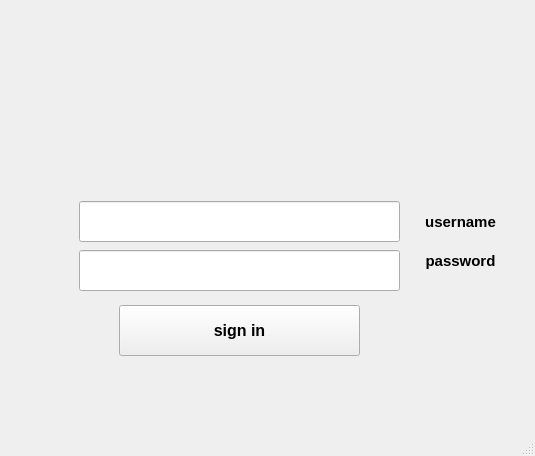
<?xml version="1.0" encoding="UTF-8"?>
<ui version="4.0">
 <class>Login_Window</class>
 <widget class="QMainWindow" name="Login_Window">
  <property name="geometry">
   <rect>
    <x>0</x>
    <y>0</y>
    <width>535</width>
    <height>456</height>
   </rect>
  </property>
  <property name="windowTitle">
   <string>MainWindow</string>
  </property>
  <property name="styleSheet">
   <string notr="true">QToolTip {
    border: 1px solid #76797C;
    background-color: #5A7566;
    color: white;
    padding: 0px;                /*remove padding, for fix combobox tooltip.*/
    opacity: 200;
}

QWidget {
    color: #eff0f1;
    background-color: #31363b;
    selection-background-color: #3daee9;
    selection-color: #eff0f1;
    background-clip: border;
    border-image: none;
    border: 0px transparent black;
    outline: 0;
}

QWidget:item:hover {
    background-color: #18465d;
    color: #eff0f1;
}

QWidget:item:selected {
    background-color: #18465d;
}

QCheckBox {
    spacing: 5px;
    outline: none;
    color: #eff0f1;
    margin-bottom: 2px;
}

QCheckBox:disabled {
    color: #76797C;
}

QCheckBox::indicator,
QGroupBox::indicator {
    width: 18px;
    height: 18px;
}

QGroupBox::indicator {
    margin-left: 2px;
}

QCheckBox::indicator:unchecked,
QGroupBox::indicator:unchecked {
    image: url(:/qss_icons/rc/checkbox_unchecked.png);
}

QCheckBox::indicator:unchecked:hover,
QCheckBox::indicator:unchecked:focus,
QCheckBox::indicator:unchecked:pressed,
QGroupBox::indicator:unchecked:hover,
QGroupBox::indicator:unchecked:focus,
QGroupBox::indicator:unchecked:pressed {
    border: none;
    image: url(:/qss_icons/rc/checkbox_unchecked_focus.png);
}

QCheckBox::indicator:checked,
QGroupBox::indicator:checked {
    image: url(:/qss_icons/rc/checkbox_checked.png);
}

QCheckBox::indicator:checked:hover,
QCheckBox::indicator:checked:focus,
QCheckBox::indicator:checked:pressed,
QGroupBox::indicator:checked:hover,
QGroupBox::indicator:checked:focus,
QGroupBox::indicator:checked:pressed {
    border: none;
    image: url(:/qss_icons/rc/checkbox_checked_focus.png);
}

QCheckBox::indicator:indeterminate {
    image: url(:/qss_icons/rc/checkbox_indeterminate.png);
}

QCheckBox::indicator:indeterminate:focus,
QCheckBox::indicator:indeterminate:hover,
QCheckBox::indicator:indeterminate:pressed {
    image: url(:/qss_icons/rc/checkbox_indeterminate_focus.png);
}

QCheckBox::indicator:checked:disabled,
QGroupBox::indicator:checked:disabled {
    image: url(:/qss_icons/rc/checkbox_checked_disabled.png);
}

QCheckBox::indicator:unchecked:disabled,
QGroupBox::indicator:unchecked:disabled {
    image: url(:/qss_icons/rc/checkbox_unchecked_disabled.png);
}

QRadioButton {
    spacing: 5px;
    outline: none;
    color: White;
    margin-bottom: 2px;
}

QRadioButton:disabled {
    color: #76797C;
}

QRadioButton::indicator {
    width: 21px;
    height: 21px;
}

QRadioButton::indicator:unchecked {
    image: url(:/qss_icons/rc/radio_unchecked.png);
}

QRadioButton::indicator:unchecked:hover,
QRadioButton::indicator:unchecked:focus,
QRadioButton::indicator:unchecked:pressed {
    border: none;
    outline: none;
    image: url(:/qss_icons/rc/radio_unchecked_focus.png);
}

QRadioButton::indicator:checked {
    border: none;
    outline: none;
    image: url(:/qss_icons/rc/radio_checked.png);
}

QRadioButton::indicator:checked:hover,
QRadioButton::indicator:checked:focus,
QRadioButton::indicator:checked:pressed {
    border: none;
    outline: none;
    image: url(:/qss_icons/rc/radio_checked_focus.png);
}

QRadioButton::indicator:checked:disabled {
    outline: none;
    image: url(:/qss_icons/rc/radio_checked_disabled.png);
}

QRadioButton::indicator:unchecked:disabled {
    image: url(:/qss_icons/rc/radio_unchecked_disabled.png);
}

QMenuBar {
    background-color: #31363b;
    color: #eff0f1;
}

QMenuBar::item {
    background: transparent;
}

QMenuBar::item:selected {
    background: transparent;
    border: 1px solid #76797C;
}

QMenuBar::item:pressed {
    border: 1px solid #76797C;
    background-color: #3daee9;
    color: #eff0f1;
    margin-bottom: -1px;
    padding-bottom: 1px;
}

QMenu {
    border: 1px solid #76797C;
    color: #eff0f1;
    margin: 2px;
}

QMenu::icon {
    margin: 5px;
}

QMenu::item {
    padding: 5px 30px 5px 30px;
    border: 1px solid transparent;
    /* reserve space for selection border */
}

QMenu::item:selected {
    color: #eff0f1;
}

QMenu::separator {
    height: 2px;
    background: lightblue;
    margin-left: 10px;
    margin-right: 5px;
}

QMenu::indicator {
    width: 18px;
    height: 18px;
}


/* non-exclusive indicator = check box style indicator
   (see QActionGroup::setExclusive) */

QMenu::indicator:non-exclusive:unchecked {
    image: url(:/qss_icons/rc/checkbox_unchecked.png);
}

QMenu::indicator:non-exclusive:unchecked:selected {
    image: url(:/qss_icons/rc/checkbox_unchecked_disabled.png);
}

QMenu::indicator:non-exclusive:checked {
    image: url(:/qss_icons/rc/checkbox_checked.png);
}

QMenu::indicator:non-exclusive:checked:selected {
    image: url(:/qss_icons/rc/checkbox_checked_disabled.png);
}


/* exclusive indicator = radio button style indicator (see QActionGroup::setExclusive) */

QMenu::indicator:exclusive:unchecked {
    image: url(:/qss_icons/rc/radio_unchecked.png);
}

QMenu::indicator:exclusive:unchecked:selected {
    image: url(:/qss_icons/rc/radio_unchecked_disabled.png);
}

QMenu::indicator:exclusive:checked {
    image: url(:/qss_icons/rc/radio_checked.png);
}

QMenu::indicator:exclusive:checked:selected {
    image: url(:/qss_icons/rc/radio_checked_disabled.png);
}

QMenu::right-arrow {
    margin: 5px;
    image: url(:/qss_icons/rc/right_arrow.png)
}

QWidget:disabled {
    color: #454545;
    background-color: #31363b;
}

QAbstractItemView {
    alternate-background-color: #31363b;
    color: #eff0f1;
    border: 1px solid #3A3939;
    border-radius: 2px;
}

QWidget:focus,
QMenuBar:focus {
    border: 1px solid #3daee9;
}

QTabWidget:focus,
QCheckBox:focus,
QRadioButton:focus,
QSlider:focus {
    border: none;
}

QLineEdit {
    background-color: #232629;
    padding: 5px;
    border-style: solid;
    border: 1px solid #76797C;
    border-radius: 2px;
    color: #eff0f1;
}

QAbstractItemView QLineEdit {
    padding: 0;
}

QGroupBox {
    border: 1px solid #76797C;
    border-radius: 2px;
    margin-top: 20px;
}

QGroupBox::title {
    subcontrol-origin: margin;
    subcontrol-position: top center;
    padding-left: 10px;
    padding-right: 10px;
    padding-top: 10px;
}

QAbstractScrollArea {
    border-radius: 2px;
    border: 1px solid #76797C;
    background-color: transparent;
}

QScrollBar:horizontal {
    height: 15px;
    margin: 3px 15px 3px 15px;
    border: 1px transparent #2A2929;
    border-radius: 4px;
    background-color: #2A2929;
}

QScrollBar::handle:horizontal {
    background-color: #605F5F;
    min-width: 5px;
    border-radius: 4px;
}

QScrollBar::add-line:horizontal {
    margin: 0px 3px 0px 3px;
    border-image: url(:/qss_icons/rc/right_arrow_disabled.png);
    width: 10px;
    height: 10px;
    subcontrol-position: right;
    subcontrol-origin: margin;
}

QScrollBar::sub-line:horizontal {
    margin: 0px 3px 0px 3px;
    border-image: url(:/qss_icons/rc/left_arrow_disabled.png);
    height: 10px;
    width: 10px;
    subcontrol-position: left;
    subcontrol-origin: margin;
}

QScrollBar::add-line:horizontal:hover,
QScrollBar::add-line:horizontal:on {
    border-image: url(:/qss_icons/rc/right_arrow.png);
    height: 10px;
    width: 10px;
    subcontrol-position: right;
    subcontrol-origin: margin;
}

QScrollBar::sub-line:horizontal:hover,
QScrollBar::sub-line:horizontal:on {
    border-image: url(:/qss_icons/rc/left_arrow.png);
    height: 10px;
    width: 10px;
    subcontrol-position: left;
    subcontrol-origin: margin;
}

QScrollBar::up-arrow:horizontal,
QScrollBar::down-arrow:horizontal {
    background: none;
}

QScrollBar::add-page:horizontal,
QScrollBar::sub-page:horizontal {
    background: none;
}

QScrollBar:vertical {
    background-color: #2A2929;
    width: 15px;
    margin: 15px 3px 15px 3px;
    border: 1px transparent #2A2929;
    border-radius: 4px;
}

QScrollBar::handle:vertical {
    background-color: #605F5F;
    min-height: 5px;
    border-radius: 4px;
}

QScrollBar::sub-line:vertical {
    margin: 3px 0px 3px 0px;
    border-image: url(:/qss_icons/rc/up_arrow_disabled.png);
    height: 10px;
    width: 10px;
    subcontrol-position: top;
    subcontrol-origin: margin;
}

QScrollBar::add-line:vertical {
    margin: 3px 0px 3px 0px;
    border-image: url(:/qss_icons/rc/down_arrow_disabled.png);
    height: 10px;
    width: 10px;
    subcontrol-position: bottom;
    subcontrol-origin: margin;
}

QScrollBar::sub-line:vertical:hover,
QScrollBar::sub-line:vertical:on {
    border-image: url(:/qss_icons/rc/up_arrow.png);
    height: 10px;
    width: 10px;
    subcontrol-position: top;
    subcontrol-origin: margin;
}

QScrollBar::add-line:vertical:hover,
QScrollBar::add-line:vertical:on {
    border-image: url(:/qss_icons/rc/down_arrow.png);
    height: 10px;
    width: 10px;
    subcontrol-position: bottom;
    subcontrol-origin: margin;
}

QScrollBar::up-arrow:vertical,
QScrollBar::down-arrow:vertical {
    background: none;
}

QScrollBar::add-page:vertical,
QScrollBar::sub-page:vertical {
    background: none;
}

QTextEdit {
    background-color: #232629;
    color: #eff0f1;
    border: 1px solid #76797C;
}

QPlainTextEdit {
    background-color: #232629;
    ;
    color: #eff0f1;
    border-radius: 2px;
    border: 1px solid #76797C;
}

QHeaderView::section {
    background-color: #76797C;
    color: #eff0f1;
    padding: 5px;
    border: 1px solid #76797C;
}

QSizeGrip {
    image: url(:/qss_icons/rc/sizegrip.png);
    width: 12px;
    height: 12px;
}

QMainWindow::separator {
    background-color: #31363b;
    color: white;
    padding-left: 4px;
    spacing: 2px;
    border: 1px dashed #76797C;
}

QMainWindow::separator:hover {
    background-color: #787876;
    color: white;
    padding-left: 4px;
    border: 1px solid #76797C;
    spacing: 2px;
}

QMenu::separator {
    height: 1px;
    background-color: #76797C;
    color: white;
    padding-left: 4px;
    margin-left: 10px;
    margin-right: 5px;
}

QFrame {
    border-radius: 2px;
    border: 1px solid #76797C;
}

QFrame[frameShape=&quot;0&quot;] {
    border-radius: 2px;
    border: 1px transparent #76797C;
}

QStackedWidget {
    border: 1px transparent black;
}

QToolBar {
    border: 1px transparent #393838;
    background: 1px solid #31363b;
    font-weight: bold;
}

QToolBar::handle:horizontal {
    image: url(:/qss_icons/rc/Hmovetoolbar.png);
}

QToolBar::handle:vertical {
    image: url(:/qss_icons/rc/Vmovetoolbar.png);
}

QToolBar::separator:horizontal {
    image: url(:/qss_icons/rc/Hsepartoolbar.png);
}

QToolBar::separator:vertical {
    image: url(:/qss_icons/rc/Vsepartoolbar.png);
}

QToolButton#qt_toolbar_ext_button {
    background: #58595a
}

QPushButton {
    color: #eff0f1;
    background-color: #31363b;
    border-width: 1px;
    border-color: #76797C;
    border-style: solid;
    padding: 5px;
    border-radius: 2px;
    outline: none;
}

QPushButton:disabled {
    background-color: #31363b;
    border-width: 1px;
    border-color: #454545;
    border-style: solid;
    padding-top: 5px;
    padding-bottom: 5px;
    padding-left: 10px;
    padding-right: 10px;
    border-radius: 2px;
    color: #454545;
}

QPushButton:focus {
    background-color: #3daee9;
    color: white;
}

QPushButton:pressed {
    background-color: #3daee9;
    padding-top: -15px;
    padding-bottom: -17px;
}

QComboBox {
    selection-background-color: #3daee9;
    border-style: solid;
    border: 1px solid #76797C;
    border-radius: 2px;
    padding: 5px;
    min-width: 75px;
}

QPushButton:checked {
    background-color: #76797C;
    border-color: #6A6969;
}

QComboBox:hover,
QPushButton:hover,
QAbstractSpinBox:hover,
QLineEdit:hover,
QTextEdit:hover,
QPlainTextEdit:hover,
QAbstractView:hover,
QTreeView:hover {
    border: 1px solid #3daee9;
    color: #eff0f1;
}

QComboBox:on {
    padding-top: 3px;
    padding-left: 4px;
    selection-background-color: #4a4a4a;
}

QComboBox QAbstractItemView {
    background-color: #232629;
    border-radius: 2px;
    border: 1px solid #76797C;
    selection-background-color: #18465d;
}

QComboBox::drop-down {
    subcontrol-origin: padding;
    subcontrol-position: top right;
    width: 15px;
    border-left-width: 0px;
    border-left-color: darkgray;
    border-left-style: solid;
    border-top-right-radius: 3px;
    border-bottom-right-radius: 3px;
}

QComboBox::down-arrow {
    image: url(:/qss_icons/rc/down_arrow_disabled.png);
}

QComboBox::down-arrow:on,
QComboBox::down-arrow:hover,
QComboBox::down-arrow:focus {
    image: url(:/qss_icons/rc/down_arrow.png);
}

QAbstractSpinBox {
    padding: 5px;
    border: 1px solid #76797C;
    background-color: #232629;
    color: #eff0f1;
    border-radius: 2px;
    min-width: 75px;
}

QAbstractSpinBox:up-button {
    background-color: transparent;
    subcontrol-origin: border;
    subcontrol-position: center right;
}

QAbstractSpinBox:down-button {
    background-color: transparent;
    subcontrol-origin: border;
    subcontrol-position: center left;
}

QAbstractSpinBox::up-arrow,
QAbstractSpinBox::up-arrow:disabled,
QAbstractSpinBox::up-arrow:off {
    image: url(:/qss_icons/rc/up_arrow_disabled.png);
    width: 10px;
    height: 10px;
}

QAbstractSpinBox::up-arrow:hover {
    image: url(:/qss_icons/rc/up_arrow.png);
}

QAbstractSpinBox::down-arrow,
QAbstractSpinBox::down-arrow:disabled,
QAbstractSpinBox::down-arrow:off {
    image: url(:/qss_icons/rc/down_arrow_disabled.png);
    width: 10px;
    height: 10px;
}

QAbstractSpinBox::down-arrow:hover {
    image: url(:/qss_icons/rc/down_arrow.png);
}

QLabel {
    border: 0px solid black;
}

QTabWidget {
    border: 0px transparent black;
}

QTabWidget::pane {
    border: 1px solid #76797C;
    padding: 5px;
    margin: 0px;
}

QTabWidget::tab-bar {
    /* left: 5px; move to the right by 5px */
}

QTabBar {
    qproperty-drawBase: 0;
    border-radius: 3px;
}

QTabBar:focus {
    border: 0px transparent black;
}

QTabBar::close-button {
    image: url(:/qss_icons/rc/close.png);
    background: transparent;
}

QTabBar::close-button:hover {
    image: url(:/qss_icons/rc/close-hover.png);
    background: transparent;
}

QTabBar::close-button:pressed {
    image: url(:/qss_icons/rc/close-pressed.png);
    background: transparent;
}


/* TOP TABS */

QTabBar::tab:top {
    color: #eff0f1;
    border: 1px solid #76797C;
    border-bottom: 1px transparent black;
    background-color: #31363b;
    padding: 5px;
    min-width: 50px;
    border-top-left-radius: 2px;
    border-top-right-radius: 2px;
}

QTabBar::tab:top:selected {
    color: #eff0f1;
    background-color: #54575B;
    border: 1px solid #76797C;
    border-bottom: 2px solid #3daee9;
    border-top-left-radius: 2px;
    border-top-right-radius: 2px;
}

QTabBar::tab:top:!selected:hover {
    background-color: #3daee9;
}


/* BOTTOM TABS */

QTabBar::tab:bottom {
    color: #eff0f1;
    border: 1px solid #76797C;
    border-top: 1px transparent black;
    background-color: #31363b;
    padding: 5px;
    border-bottom-left-radius: 2px;
    border-bottom-right-radius: 2px;
    min-width: 50px;
}

QTabBar::tab:bottom:selected {
    color: #eff0f1;
    background-color: #54575B;
    border: 1px solid #76797C;
    border-top: 2px solid #3daee9;
    border-bottom-left-radius: 2px;
    border-bottom-right-radius: 2px;
}

QTabBar::tab:bottom:!selected:hover {
    background-color: #3daee9;
}


/* LEFT TABS */

QTabBar::tab:left {
    color: #eff0f1;
    border: 1px solid #76797C;
    border-left: 1px transparent black;
    background-color: #31363b;
    padding: 5px;
    border-top-right-radius: 2px;
    border-bottom-right-radius: 2px;
    min-height: 50px;
}

QTabBar::tab:left:selected {
    color: #eff0f1;
    background-color: #54575B;
    border: 1px solid #76797C;
    border-left: 2px solid #3daee9;
    border-top-right-radius: 2px;
    border-bottom-right-radius: 2px;
}

QTabBar::tab:left:!selected:hover {
    background-color: #3daee9;
}


/* RIGHT TABS */

QTabBar::tab:right {
    color: #eff0f1;
    border: 1px solid #76797C;
    border-right: 1px transparent black;
    background-color: #31363b;
    padding: 5px;
    border-top-left-radius: 2px;
    border-bottom-left-radius: 2px;
    min-height: 50px;
}

QTabBar::tab:right:selected {
    color: #eff0f1;
    background-color: #54575B;
    border: 1px solid #76797C;
    border-right: 2px solid #3daee9;
    border-top-left-radius: 2px;
    border-bottom-left-radius: 2px;
}

QTabBar::tab:right:!selected:hover {
    background-color: #3daee9;
}

QTabBar QToolButton::right-arrow:enabled {
    image: url(:/qss_icons/rc/right_arrow.png);
}

QTabBar QToolButton::left-arrow:enabled {
    image: url(:/qss_icons/rc/left_arrow.png);
}

QTabBar QToolButton::right-arrow:disabled {
    image: url(:/qss_icons/rc/right_arrow_disabled.png);
}

QTabBar QToolButton::left-arrow:disabled {
    image: url(:/qss_icons/rc/left_arrow_disabled.png);
}

QDockWidget {
    background: #31363b;
    border: 1px solid #403F3F;
    titlebar-close-icon: url(:/qss_icons/rc/close.png);
    titlebar-normal-icon: url(:/qss_icons/rc/undock.png);
}

QDockWidget::close-button,
QDockWidget::float-button {
    border: 1px solid transparent;
    border-radius: 2px;
    background: transparent;
}

QDockWidget::close-button:hover,
QDockWidget::float-button:hover {
    background: rgba(255, 255, 255, 10);
}

QDockWidget::close-button:pressed,
QDockWidget::float-button:pressed {
    padding: 1px -1px -1px 1px;
    background: rgba(255, 255, 255, 10);
}

QTreeView,
QListView {
    border: 1px solid #76797C;
    background-color: #232629;
}

QTreeView:branch:selected,
QTreeView:branch:hover {
    background: url(:/qss_icons/rc/transparent.png);
}

QTreeView::branch:has-siblings:!adjoins-item {
    border-image: url(:/qss_icons/rc/transparent.png);
}

QTreeView::branch:has-siblings:adjoins-item {
    border-image: url(:/qss_icons/rc/transparent.png);
}

QTreeView::branch:!has-children:!has-siblings:adjoins-item {
    border-image: url(:/qss_icons/rc/transparent.png);
}

QTreeView::branch:has-children:!has-siblings:closed,
QTreeView::branch:closed:has-children:has-siblings {
    image: url(:/qss_icons/rc/branch_closed.png);
}

QTreeView::branch:open:has-children:!has-siblings,
QTreeView::branch:open:has-children:has-siblings {
    image: url(:/qss_icons/rc/branch_open.png);
}

QTreeView::branch:has-children:!has-siblings:closed:hover,
QTreeView::branch:closed:has-children:has-siblings:hover {
    image: url(:/qss_icons/rc/branch_closed-on.png);
}

QTreeView::branch:open:has-children:!has-siblings:hover,
QTreeView::branch:open:has-children:has-siblings:hover {
    image: url(:/qss_icons/rc/branch_open-on.png);
}

QListView::item:!selected:hover,
QTreeView::item:!selected:hover {
    background: #18465d;
    outline: 0;
    color: #eff0f1
}

QListView::item:selected:hover,
QTreeView::item:selected:hover {
    background: #287399;
    color: #eff0f1;
}

QTreeView::indicator:checked,
QListView::indicator:checked {
    image: url(:/qss_icons/rc/checkbox_checked.png);
}

QTreeView::indicator:unchecked,
QListView::indicator:unchecked {
    image: url(:/qss_icons/rc/checkbox_unchecked.png);
}

QTreeView::indicator:indeterminate,
QListView::indicator:indeterminate {
    image: url(:/qss_icons/rc/checkbox_indeterminate.png);
}

QTreeView::indicator:checked:hover,
QTreeView::indicator:checked:focus,
QTreeView::indicator:checked:pressed,
QListView::indicator:checked:hover,
QListView::indicator:checked:focus,
QListView::indicator:checked:pressed {
    image: url(:/qss_icons/rc/checkbox_checked_focus.png);
}

QTreeView::indicator:unchecked:hover,
QTreeView::indicator:unchecked:focus,
QTreeView::indicator:unchecked:pressed,
QListView::indicator:unchecked:hover,
QListView::indicator:unchecked:focus,
QListView::indicator:unchecked:pressed {
    image: url(:/qss_icons/rc/checkbox_unchecked_focus.png);
}

QTreeView::indicator:indeterminate:hover,
QTreeView::indicator:indeterminate:focus,
QTreeView::indicator:indeterminate:pressed,
QListView::indicator:indeterminate:hover,
QListView::indicator:indeterminate:focus,
QListView::indicator:indeterminate:pressed {
    image: url(:/qss_icons/rc/checkbox_indeterminate_focus.png);
}

QSlider::groove:horizontal {
    border: 1px solid #565a5e;
    height: 4px;
    background: #565a5e;
    margin: 0px;
    border-radius: 2px;
}

QSlider::handle:horizontal {
    background: #232629;
    border: 1px solid #565a5e;
    width: 16px;
    height: 16px;
    margin: -8px 0;
    border-radius: 9px;
}

QSlider::sub-page:horizontal {
    border: 1px solid #565a5e;
    height: 4px;
    background: #3daee9;
    margin: 0px;
    border-radius: 2px;
}

QSlider::groove:vertical {
    border: 1px solid #565a5e;
    width: 4px;
    background: #565a5e;
    margin: 0px;
    border-radius: 3px;
}

QSlider::handle:vertical {
    background: #232629;
    border: 1px solid #565a5e;
    width: 16px;
    height: 16px;
    margin: 0 -8px;
    border-radius: 9px;
}

QSlider::sub-page:vertical {
    border: 1px solid #565a5e;
    width: 4px;
    background: #3daee9;
    margin: 0px;
    border-radius: 3px;
}

QToolButton {
    background-color: transparent;
    border: 1px transparent #76797C;
    border-radius: 2px;
    margin: 3px;
    padding: 5px;
}

QToolButton[popupMode=&quot;1&quot;] {
    /* only for MenuButtonPopup */
    padding-right: 20px;
    /* make way for the popup button */
    border: 1px #76797C;
    border-radius: 5px;
}

QToolButton[popupMode=&quot;2&quot;] {
    /* only for InstantPopup */
    padding-right: 10px;
    /* make way for the popup button */
    border: 1px #76797C;
}

QToolButton:hover,
QToolButton::menu-button:hover {
    background-color: transparent;
    border: 1px solid #3daee9;
    padding: 5px;
}

QToolButton:checked,
QToolButton:pressed,
QToolButton::menu-button:pressed {
    background-color: #3daee9;
    border: 1px solid #3daee9;
    padding: 5px;
}


/* the subcontrol below is used only in the InstantPopup or DelayedPopup mode */

QToolButton::menu-indicator {
    image: url(:/qss_icons/rc/down_arrow.png);
    top: -7px;
    left: -2px;
    /* shift it a bit */
}


/* the subcontrols below are used only in the MenuButtonPopup mode */

QToolButton::menu-button {
    border: 1px transparent #76797C;
    border-top-right-radius: 6px;
    border-bottom-right-radius: 6px;
    /* 16px width + 4px for border = 20px allocated above */
    width: 16px;
    outline: none;
}

QToolButton::menu-arrow {
    image: url(:/qss_icons/rc/down_arrow.png);
}

QToolButton::menu-arrow:open {
    border: 1px solid #76797C;
}

QPushButton::menu-indicator {
    subcontrol-origin: padding;
    subcontrol-position: bottom right;
    left: 8px;
}

QTableView {
    border: 1px solid #76797C;
    gridline-color: #31363b;
    background-color: #232629;
}

QTableView,
QHeaderView {
    border-radius: 0px;
}

QTableView::item:pressed,
QListView::item:pressed,
QTreeView::item:pressed {
    background: #18465d;
    color: #eff0f1;
}

QTableView::item:selected:active,
QTreeView::item:selected:active,
QListView::item:selected:active {
    background: #287399;
    color: #eff0f1;
}

QHeaderView {
    background-color: #31363b;
    border: 1px transparent;
    border-radius: 0px;
    margin: 0px;
    padding: 0px;
}

QHeaderView::section {
    background-color: #31363b;
    color: #eff0f1;
    padding: 5px;
    border: 1px solid #76797C;
    border-radius: 0px;
    text-align: center;
}

QHeaderView::section::vertical::first,
QHeaderView::section::vertical::only-one {
    border-top: 1px solid #76797C;
}

QHeaderView::section::vertical {
    border-top: transparent;
}

QHeaderView::section::horizontal::first,
QHeaderView::section::horizontal::only-one {
    border-left: 1px solid #76797C;
}

QHeaderView::section::horizontal {
    border-left: transparent;
}

QHeaderView::section:checked {
    color: white;
    background-color: #334e5e;
}


/* style the sort indicator */

QHeaderView::down-arrow {
    image: url(:/qss_icons/rc/down_arrow.png);
}

QHeaderView::up-arrow {
    image: url(:/qss_icons/rc/up_arrow.png);
}

QTableCornerButton::section {
    background-color: #31363b;
    border: 1px transparent #76797C;
    border-radius: 0px;
}

QToolBox {
    padding: 5px;
    border: 1px transparent black;
}

QToolBox::tab {
    color: #eff0f1;
    background-color: #31363b;
    border: 1px solid #76797C;
    border-bottom: 1px transparent #31363b;
    border-top-left-radius: 5px;
    border-top-right-radius: 5px;
}

QToolBox::tab:selected {
    /* italicize selected tabs */
    font: italic;
    background-color: #31363b;
    border-color: #3daee9;
}

QStatusBar::item {
    border: 0px transparent dark;
}

QFrame[height=&quot;3&quot;],
QFrame[width=&quot;3&quot;] {
    background-color: #76797C;
}

QSplitter::handle {
    border: 1px dashed #76797C;
}

QSplitter::handle:hover {
    background-color: #787876;
    border: 1px solid #76797C;
}

QSplitter::handle:horizontal {
    width: 1px;
}

QSplitter::handle:vertical {
    height: 1px;
}

QProgressBar {
    border: 1px solid #76797C;
    border-radius: 5px;
    text-align: center;
}

QProgressBar::chunk {
    background-color: #05B8CC;
}

QDateEdit {
    selection-background-color: #3daee9;
    border-style: solid;
    border: 1px solid #3375A3;
    border-radius: 2px;
    padding: 1px;
    min-width: 75px;
}

QDateEdit:on {
    padding-top: 3px;
    padding-left: 4px;
    selection-background-color: #4a4a4a;
}

QDateEdit QAbstractItemView {
    background-color: #232629;
    border-radius: 2px;
    border: 1px solid #3375A3;
    selection-background-color: #3daee9;
}

QDateEdit::drop-down {
    subcontrol-origin: padding;
    subcontrol-position: top right;
    width: 15px;
    border-left-width: 0px;
    border-left-color: darkgray;
    border-left-style: solid;
    border-top-right-radius: 3px;
    border-bottom-right-radius: 3px;
}

QDateEdit::down-arrow {
    image: url(:/qss_icons/rc/down_arrow_disabled.png);
}

QDateEdit::down-arrow:on,
QDateEdit::down-arrow:hover,
QDateEdit::down-arrow:focus {
    image: url(:/qss_icons/rc/down_arrow.png);
}


QRadioButton {
    background-color : gray;
	color : white
}

QRadioButton::indicator {
	width : 10px;
	height : 10px;
	border-radius : 7px;   
}

QRadioButton::indicator:unchecked {
    background-color : black;
    border: 2px solid white;
}

QRadioButton::indicator:checked {
	background-color : white;
    border: 2px solid white;
}

</string>
  </property>
  <widget class="QWidget" name="centralwidget">
   <widget class="QPushButton" name="btn_Login">
    <property name="geometry">
     <rect>
      <x>119</x>
      <y>305</y>
      <width>241</width>
      <height>51</height>
     </rect>
    </property>
    <property name="font">
     <font>
      <pointsize>12</pointsize>
      <weight>75</weight>
      <bold>true</bold>
     </font>
    </property>
    <property name="text">
     <string>sign in</string>
    </property>
   </widget>
   <widget class="QLineEdit" name="txt_User_Name">
    <property name="geometry">
     <rect>
      <x>79</x>
      <y>201</y>
      <width>321</width>
      <height>41</height>
     </rect>
    </property>
    <property name="font">
     <font>
      <pointsize>11</pointsize>
      <weight>75</weight>
      <bold>true</bold>
     </font>
    </property>
   </widget>
   <widget class="QLineEdit" name="txt_Password">
    <property name="geometry">
     <rect>
      <x>79</x>
      <y>250</y>
      <width>321</width>
      <height>41</height>
     </rect>
    </property>
    <property name="font">
     <font>
      <pointsize>11</pointsize>
      <weight>75</weight>
      <bold>true</bold>
     </font>
    </property>
    <property name="echoMode">
     <enum>QLineEdit::Password</enum>
    </property>
   </widget>
   <widget class="QLabel" name="label">
    <property name="geometry">
     <rect>
      <x>400</x>
      <y>211</y>
      <width>121</width>
      <height>21</height>
     </rect>
    </property>
    <property name="font">
     <font>
      <pointsize>11</pointsize>
      <weight>75</weight>
      <bold>true</bold>
     </font>
    </property>
    <property name="text">
     <string>username</string>
    </property>
    <property name="alignment">
     <set>Qt::AlignCenter</set>
    </property>
   </widget>
   <widget class="QLabel" name="label_2">
    <property name="geometry">
     <rect>
      <x>400</x>
      <y>250</y>
      <width>121</width>
      <height>21</height>
     </rect>
    </property>
    <property name="font">
     <font>
      <pointsize>11</pointsize>
      <weight>75</weight>
      <bold>true</bold>
     </font>
    </property>
    <property name="text">
     <string>password</string>
    </property>
    <property name="alignment">
     <set>Qt::AlignCenter</set>
    </property>
   </widget>
   <widget class="QLabel" name="label_MMessages">
    <property name="geometry">
     <rect>
      <x>69</x>
      <y>372</y>
      <width>331</width>
      <height>31</height>
     </rect>
    </property>
    <property name="font">
     <font>
      <pointsize>11</pointsize>
      <weight>75</weight>
      <bold>true</bold>
     </font>
    </property>
    <property name="text">
     <string/>
    </property>
    <property name="alignment">
     <set>Qt::AlignCenter</set>
    </property>
   </widget>
   <widget class="QLabel" name="label_3">
    <property name="geometry">
     <rect>
      <x>10</x>
      <y>189</y>
      <width>61</width>
      <height>51</height>
     </rect>
    </property>
    <property name="font">
     <font>
      <pointsize>11</pointsize>
      <weight>75</weight>
      <bold>true</bold>
     </font>
    </property>
    <property name="text">
     <string/>
    </property>
    <property name="pixmap">
     <pixmap>Icons/user.png</pixmap>
    </property>
    <property name="scaledContents">
     <bool>true</bool>
    </property>
   </widget>
   <widget class="QLabel" name="label_4">
    <property name="geometry">
     <rect>
      <x>10</x>
      <y>245</y>
      <width>61</width>
      <height>51</height>
     </rect>
    </property>
    <property name="font">
     <font>
      <pointsize>11</pointsize>
      <weight>75</weight>
      <bold>true</bold>
     </font>
    </property>
    <property name="text">
     <string/>
    </property>
    <property name="pixmap">
     <pixmap>Icons/secrecy-icon.png</pixmap>
    </property>
    <property name="scaledContents">
     <bool>true</bool>
    </property>
   </widget>
   <widget class="QLabel" name="label_5">
    <property name="geometry">
     <rect>
      <x>80</x>
      <y>17</y>
      <width>321</width>
      <height>161</height>
     </rect>
    </property>
    <property name="font">
     <font>
      <pointsize>11</pointsize>
      <weight>75</weight>
      <bold>true</bold>
     </font>
    </property>
    <property name="text">
     <string/>
    </property>
    <property name="pixmap">
     <pixmap>Icons/thumb_Advanced_User_Accounts.png</pixmap>
    </property>
    <property name="scaledContents">
     <bool>true</bool>
    </property>
   </widget>
  </widget>
  <widget class="QMenuBar" name="menubar">
   <property name="geometry">
    <rect>
     <x>0</x>
     <y>0</y>
     <width>535</width>
     <height>26</height>
    </rect>
   </property>
  </widget>
  <widget class="QStatusBar" name="statusbar"/>
 </widget>
 <resources/>
 <connections/>
</ui>
